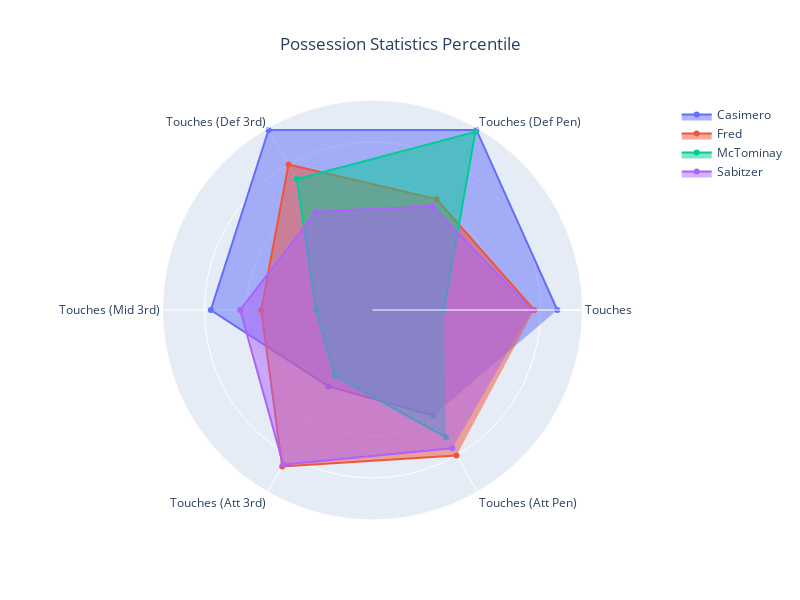

The notebook cell this image was saved under:
### Code cell
fig = utils.plot_radar(player_dictionary, possession, 
title="Possession Statistics Percentile")
fig.write_image("{}team_poss.png".format(IMG_PATH))

### Figure 1 — Plotly figure (JSON) as saved in the notebook; plotly's stock layout.template omitted (floating-point values rounded to 4 significant figures)
{"data": [{"fill": "toself", "name": "Casimero", "r": [88, 99, 99, 77, 42, 58], "theta": ["Touches", "Touches (Def Pen)", "Touches (Def 3rd)", "Touches (Mid 3rd)", "Touches (Att 3rd)", "Touches (Att Pen)"], "type": "scatterpolar"}, {"fill": "toself", "name": "Fred", "r": [77, 61, 80, 53, 86, 80], "theta": ["Touches", "Touches (Def Pen)", "Touches (Def 3rd)", "Touches (Mid 3rd)", "Touches (Att 3rd)", "Touches (Att Pen)"], "type": "scatterpolar"}, {"fill": "toself", "name": "McTominay", "r": [34, 98, 72, 27, 36, 70], "theta": ["Touches", "Touches (Def Pen)", "Touches (Def 3rd)", "Touches (Mid 3rd)", "Touches (Att 3rd)", "Touches (Att Pen)"], "type": "scatterpolar"}, {"fill": "toself", "name": "Sabitzer", "r": [76, 57, 54, 63, 85, 76], "theta": ["Touches", "Touches (Def Pen)", "Touches (Def 3rd)", "Touches (Mid 3rd)", "Touches (Att 3rd)", "Touches (Att Pen)"], "type": "scatterpolar"}], "layout": {"height": 600, "polar": {"radialaxis": {"range": [0, 100], "showticklabels": false, "visible": true}}, "showlegend": true, "title": {"text": "Possession Statistics Percentile", "x": 0.5}, "width": 800}}
